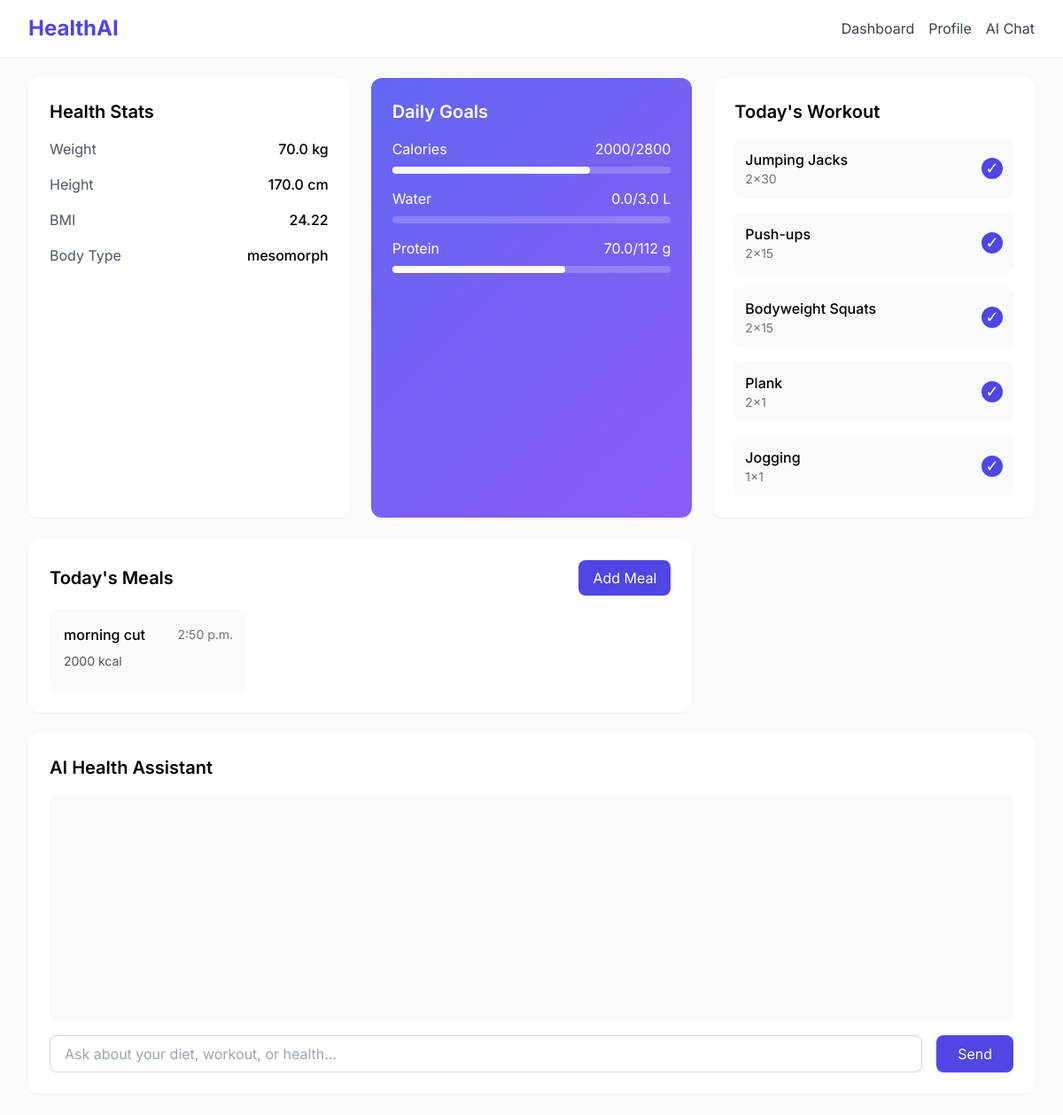
The app's page / (signed in) with its own data.
### healthapp/models.py (models this page shows, shortened)
class UserProfile(models.Model):
    BODY_TYPE_CHOICES = [
        ('ectomorph', 'Ectomorph'),
        ('mesomorph', 'Mesomorph'),
        ('endomorph', 'Endomorph'),
    ]
    ACTIVITY_LEVEL_CHOICES = [
        ('sedentary', 'Sedentary'),
        ('light', 'Light'),
        ('moderate', 'Moderate'),
        ('active', 'Active'),
        ('very_active', 'Very Active'),
    ]
    FITNESS_GOAL_CHOICES = [
        ('weight_loss', 'Weight Loss'),
        ('muscle_gain', 'Muscle Gain'),
        ('maintenance', 'Maintenance'),
        ('endurance', 'Endurance'),
    ]
    GENDER_CHOICES = [
        ('male', 'Male'),
        ('female', 'Female'),
        ('other', 'Other'),
    ]
    user = models.OneToOneField(User, on_delete=models.CASCADE)
    gender = models.CharField(max_length=10, choices=GENDER_CHOICES, default='male')
    height = models.FloatField(
        validators=[MinValueValidator(0), MaxValueValidator(300)],
        help_text="Height in centimeters"
    )
    weight = models.FloatField(
        validators=[MinValueValidator(0), MaxValueValidator(500)],
        help_text="Weight in kilograms"
    )
    body_type = models.CharField(max_length=20, choices=BODY_TYPE_CHOICES)
    activity_level = models.CharField(max_length=20, choices=ACTIVITY_LEVEL_CHOICES)
    fitness_goal = models.CharField(max_length=20, choices=FITNESS_GOAL_CHOICES)
    dietary_preferences = models.JSONField(default=list)
    health_conditions = models.TextField(blank=True)
    created_at = models.DateTimeField(auto_now_add=True)
    updated_at = models.DateTimeField(auto_now=True)
    @property
    def bmi(self):
        height_in_meters = self.height / 100
        return round(self.weight / (height_in_meters ** 2), 2)
    @property
    def bmr(self):
        bmr = (10 * self.weight) + (6.25 * self.height) - (5 * 25)
        bmr += 5 if self.gender == 'male' else -161
        return bmr
    @property
    def daily_calorie_needs(self):
        activity_multipliers = {
            'sedentary': 1.2,
            'light': 1.375,
            'moderate': 1.55,
            'active': 1.725,
            'very_active': 1.9
        }
        calorie_multiplier = 1.2 if self.body_type == 'ectomorph' else (
            1.1 if self.body_type == 'mesomorph' else 1.0
        )
        daily_calories = self.bmr * activity_multipliers[self.activity_level] * calorie_multiplier
        if self.fitness_goal == 'weight_loss':
            daily_calories *= 0.85
        elif self.fitness_goal == 'muscle_gain':
            daily_calories *= 1.15
        return daily_calories

class DailyLog(models.Model):
    user = models.ForeignKey(User, on_delete=models.CASCADE)
    date = models.DateField()
    weight = models.FloatField(validators=[MinValueValidator(0), MaxValueValidator(500)])
    calories_consumed = models.IntegerField(default=0, validators=[MinValueValidator(0)])
    water_consumed = models.FloatField(default=0, validators=[MinValueValidator(0)])
    protein_consumed = models.FloatField(default=0, validators=[MinValueValidator(0)])
    created_at = models.DateTimeField(auto_now_add=True)
    class Meta:
        unique_together = ['user', 'date']
        ordering = ['-date']

class Exercise(models.Model):
    user = models.ForeignKey(User, on_delete=models.CASCADE)
    name = models.CharField(max_length=200)
    sets = models.IntegerField(validators=[MinValueValidator(0)])
    reps = models.IntegerField(validators=[MinValueValidator(0)])
    weight = models.FloatField(null=True, blank=True, validators=[MinValueValidator(0)])
    duration = models.IntegerField(
        null=True,
        blank=True,
        validators=[MinValueValidator(0)],
        help_text="Duration in minutes"
    )
    date = models.DateField()
    completed = models.BooleanField(default=False)
    created_at = models.DateTimeField(auto_now_add=True)
    class Meta:
        ordering = ['date', 'created_at']

class Meal(models.Model):
    MEAL_TYPE_CHOICES = [
        ('breakfast', 'Breakfast'),
        ('lunch', 'Lunch'),
        ('dinner', 'Dinner'),
        ('snack', 'Snack'),
    ]
    user = models.ForeignKey(User, on_delete=models.CASCADE)
    name = models.CharField(max_length=200)
    meal_type = models.CharField(max_length=20, choices=MEAL_TYPE_CHOICES)
    calories = models.IntegerField(validators=[MinValueValidator(0)])
    protein = models.FloatField(validators=[MinValueValidator(0)])
    carbs = models.FloatField(validators=[MinValueValidator(0)])
    fats = models.FloatField(validators=[MinValueValidator(0)])
    date = models.DateField()
    time = models.TimeField()
    tags = models.JSONField(default=list)
    created_at = models.DateTimeField(auto_now_add=True)
    class Meta:
        ordering = ['date', 'time']

### healthapp/views.py (the view)
# urls.py: path('', views.dashboard, name='dashboard'),
@login_required
def dashboard(request):
    try:
        user_profile = request.user.userprofile
    except UserProfile.DoesNotExist:
        user_profile = UserProfile.objects.create(
            user=request.user,
            height=170,  # Default height
            weight=70,   # Default weight
            gender='male',  # Default gender
            body_type='mesomorph',
            activity_level='moderate',
            fitness_goal='maintenance'
        )
        return redirect('profile')  # Redirect to profile to complete setup
    today = date.today()
    daily_log, created = DailyLog.objects.get_or_create(
        user=request.user,
        date=today,
        defaults={'weight': user_profile.weight}
    )
    meals = Meal.objects.filter(user=request.user, date=today).order_by('time')
    exercises = Exercise.objects.filter(user=request.user, date=today)
    if not exercises.exists():
        create_default_workout(request.user, today, user_profile.fitness_goal)
        exercises = Exercise.objects.filter(user=request.user, date=today)
    def safe_percentage(value, target):
        return min(int((value / target) * 100) if target > 0 else 0, 100)
    protein_target = user_profile.weight * 1.6  # 1.6g protein per kg of body weight
    context = {
        'user_profile': user_profile,
        'daily_goals': {
            'calories_target': int(user_profile.daily_calorie_needs),
            'calories_consumed': daily_log.calories_consumed,
            'calories_percentage': safe_percentage(daily_log.calories_consumed, user_profile.daily_calorie_needs),
            'water_target': 3.0,
            'water_consumed': daily_log.water_consumed,
            'water_percentage': safe_percentage(daily_log.water_consumed, 3.0),
            'protein_target': int(protein_target),
            'protein_consumed': daily_log.protein_consumed,
            'protein_percentage': safe_percentage(daily_log.protein_consumed, protein_target),
        },
        'meals': meals,
        'workout_plan': exercises,
    }
    return render(request, 'dashboard.html', context)

### templates/dashboard.html (shortened to what this page needs)
{% extends 'base.html' %}
{% block content %}
<div class="grid grid-cols-1 md:grid-cols-2 lg:grid-cols-3 gap-6">
    <div class="bg-white rounded-xl shadow-sm p-6 col-span-1">
        <h2 class="text-xl font-semibold mb-4">Health Stats</h2>
        <div class="space-y-4">
            <div class="flex justify-between items-center">
                <span class="text-gray-600">Weight</span>
                <span class="font-medium">{{ user_profile.weight }} kg</span>
            </div>
            <div class="flex justify-between items-center">
                <span class="text-gray-600">Height</span>
                <span class="font-medium">{{ user_profile.height }} cm</span>
            </div>
            <div class="flex justify-between items-center">
                <span class="text-gray-600">BMI</span>
                <span class="font-medium">{{ user_profile.bmi }}</span>
            </div>
            <div class="flex justify-between items-center">
                <span class="text-gray-600">Body Type</span>
                <span class="font-medium">{{ user_profile.body_type }}</span>
            </div>
        </div>
    </div>
    <div class="gradient-card rounded-xl shadow-sm p-6 text-white">
        <h2 class="text-xl font-semibold mb-4">Daily Goals</h2>
        <div class="space-y-4">
            <div>
                <div class="flex justify-between mb-2">
                    <span>Calories</span>
                    <span>{{ daily_goals.calories_consumed }}/{{ daily_goals.calories_target }}</span>
                </div>
                <div class="h-2 bg-white/20 rounded-full">
                    <div class="h-full bg-white rounded-full" style="width: {{ daily_goals.calories_percentage }}%"></div>
                </div>
            </div>
            <div>
                <div class="flex justify-between mb-2">
                    <span>Water</span>
                    <span>{{ daily_goals.water_consumed }}/{{ daily_goals.water_target }} L</span>
                </div>
                <div class="h-2 bg-white/20 rounded-full">
                </div>
            </div>
            <div>
                <div class="flex justify-between mb-2">
                    <span>Protein</span>
                    <span>{{ daily_goals.protein_consumed }}/{{ daily_goals.protein_target }} g</span>
                </div>
                <div class="h-2 bg-white/20 rounded-full">
                    <div class="h-full bg-white rounded-full" style="width: {{ daily_goals.protein_percentage }}%"></div>
                </div>
            </div>
        </div>
    </div>
    <div class="bg-white rounded-xl shadow-sm p-6">
        <h2 class="text-xl font-semibold mb-4">Today's Workout</h2>
        <div class="space-y-4">
            {% for exercise in workout_plan %}
            <div class="flex items-center justify-between p-3 bg-gray-50 rounded-lg">
                <div>
                    <h3 class="font-medium">{{ exercise.name }}</h3>
                    <p class="text-sm text-gray-500">{{ exercise.sets }}x{{ exercise.reps }}{% if exercise.weight %} - {{ exercise.weight }}kg{% endif %}</p>
                </div>
                <div data-id="{{ exercise.id }}" class="workout-complete-btn w-6 h-6 rounded-full border-2 border-indigo-600 flex items-center justify-center cursor-pointer hover:bg-indigo-600 hover:text-white transition-colors {% if exercise.completed %}bg-indigo-600 text-white{% endif %}">
                    <span class="text-lg">✓</span>
                </div>
            </div>
            {% empty %}
            <div class="p-4 bg-gray-50 rounded-lg text-center text-gray-500">
                No workout scheduled for today. Ask your AI assistant to create a workout plan.
            </div>
            {% endfor %}
        </div>
    </div>
    <div class="bg-white rounded-xl shadow-sm p-6 col-span-1 md:col-span-2">
        <div class="flex justify-between items-center mb-4">
            <h2 class="text-xl font-semibold">Today's Meals</h2>
            <button id="add-meal-btn" class="px-4 py-2 bg-indigo-600 text-white rounded-lg hover:bg-indigo-700 transition-colors">
                Add Meal
            </button>
        </div>
        <div class="grid grid-cols-1 md:grid-cols-3 gap-4">
            {% for meal in meals %}
            <div class="p-4 bg-gray-50 rounded-lg">
                <div class="flex items-center justify-between mb-2">
                    <h3 class="font-medium">{{ meal.name }}</h3>
                    <span class="text-sm text-gray-500">{{ meal.time }}</span>
                </div>
                <p class="text-sm text-gray-600">{{ meal.calories }} kcal</p>
            </div>
            {% empty %}
            <div class="p-4 bg-gray-50 rounded-lg col-span-3 text-center text-gray-500">
                No meals added yet. Use the "Add Meal" button to track your meals.
            </div>
            {% endfor %}
        </div>
    </div>
    <div class="bg-white rounded-xl shadow-sm p-6 col-span-1 lg:col-span-3">
        <h2 class="text-xl font-semibold mb-4">AI Health Assistant</h2>
        <div class="bg-gray-50 rounded-lg p-4 h-64 overflow-y-auto mb-4" id="chat-messages">
        </div>
        <form class="flex gap-4" id="chat-form">
            <input type="text"
                   class="flex-1 px-4 py-2 border border-gray-300 rounded-lg focus:outline-none focus:ring-2 focus:ring-indigo-600"
                   placeholder="Ask about your diet, workout, or health..."
                   id="chat-input">
            <button type="submit"
                    class="px-6 py-2 bg-indigo-600 text-white rounded-lg hover:bg-indigo-700 transition-colors">
                Send
            </button>
        </form>
    </div>
</div>
{% endblock %}

### templates/base.html (shortened to what this page needs)
<!DOCTYPE html>
<html lang="en">
<head>
    <script src="https://cdn.tailwindcss.com"></script>
</head>
<body class="min-h-screen">
    <nav class="bg-white shadow-sm">
        <div class="max-w-7xl mx-auto px-4 sm:px-6 lg:px-8">
            <div class="flex justify-between h-16">
                <div class="flex">
                    <div class="flex-shrink-0 flex items-center">
                        <span class="text-2xl font-bold text-indigo-600">HealthAI</span>
                    </div>
                </div>
                <div class="flex items-center space-x-4">
                    <a href="{% url 'dashboard' %}" class="text-gray-700 hover:text-indigo-600">Dashboard</a>
                    <a href="{% url 'profile' %}" class="text-gray-700 hover:text-indigo-600">Profile</a>
                    <a href="{% url 'chat' %}" class="text-gray-700 hover:text-indigo-600">AI Chat</a>
                </div>
            </div>
        </div>
    </nav>
    <main class="max-w-7xl mx-auto py-6 sm:px-6 lg:px-8">
        {% block content %}{% endblock %}
    </main>
</body>
</html>

### templates/base.html (style rules this page uses)
body { font-family: 'Inter', sans-serif; background-color: #f8fafc; }
.gradient-card { background: linear-gradient(135deg, #6366f1 0%, #8b5cf6 100%); }

### records on screen
UserProfile: weight "70.0", height "170.0", bmi "24.22", body_type "mesomorph"
DailyLog: water_consumed "0.0", protein_consumed "70.0"
Exercise: name "Jumping Jacks", sets "2", reps "30"
Exercise: name "Push-ups", sets "2", reps "15"
Exercise: name "Bodyweight Squats", sets "2", reps "15"
Exercise: name "Plank", sets "2", reps "1"
Exercise: name "Jogging", sets "1", reps "1"
Meal: name "morning cut", time "2:50 p.m.", calories "2000"

### other values on screen
{{ daily_goals.calories_consumed }} "2000"
{{ daily_goals.calories_target }} "2800"
{{ daily_goals.water_target }} "3.0"
{{ daily_goals.protein_target }} "112"
